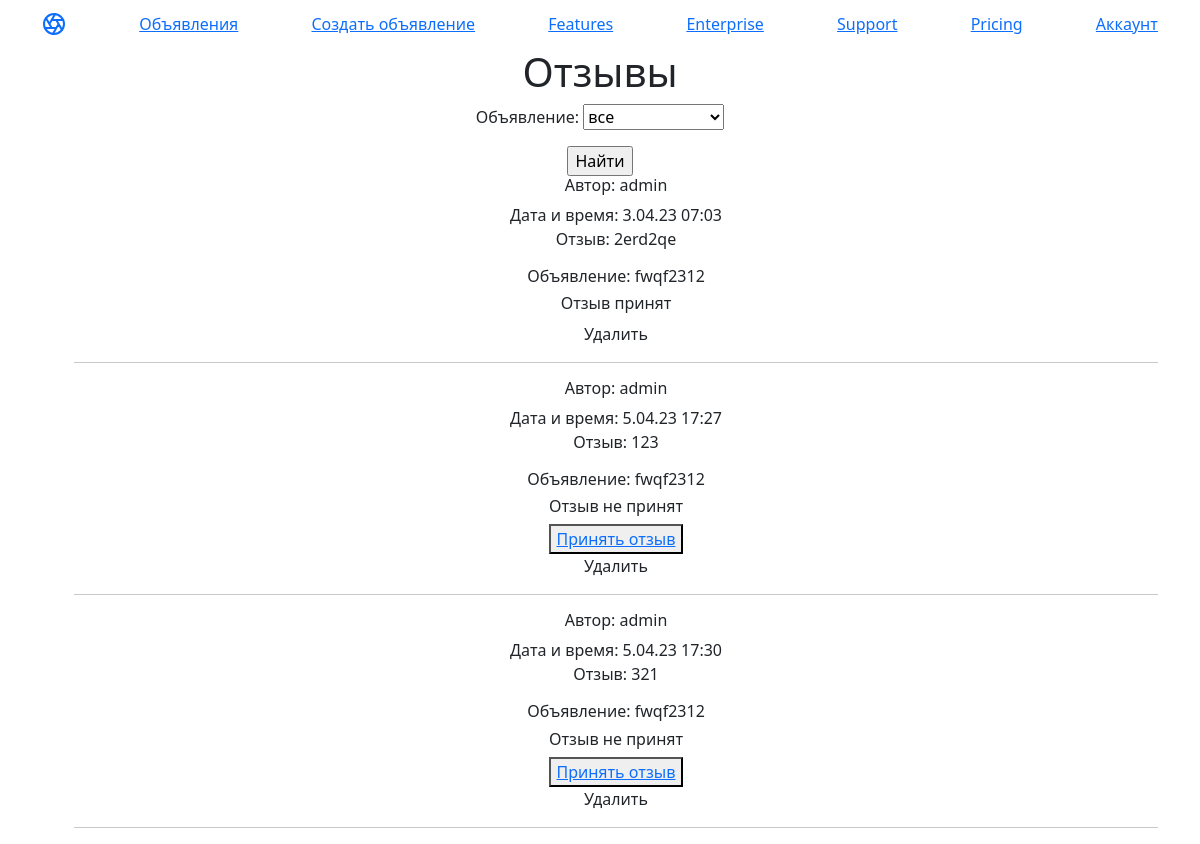
The app's page /accounts/responses/ (signed in), older data.
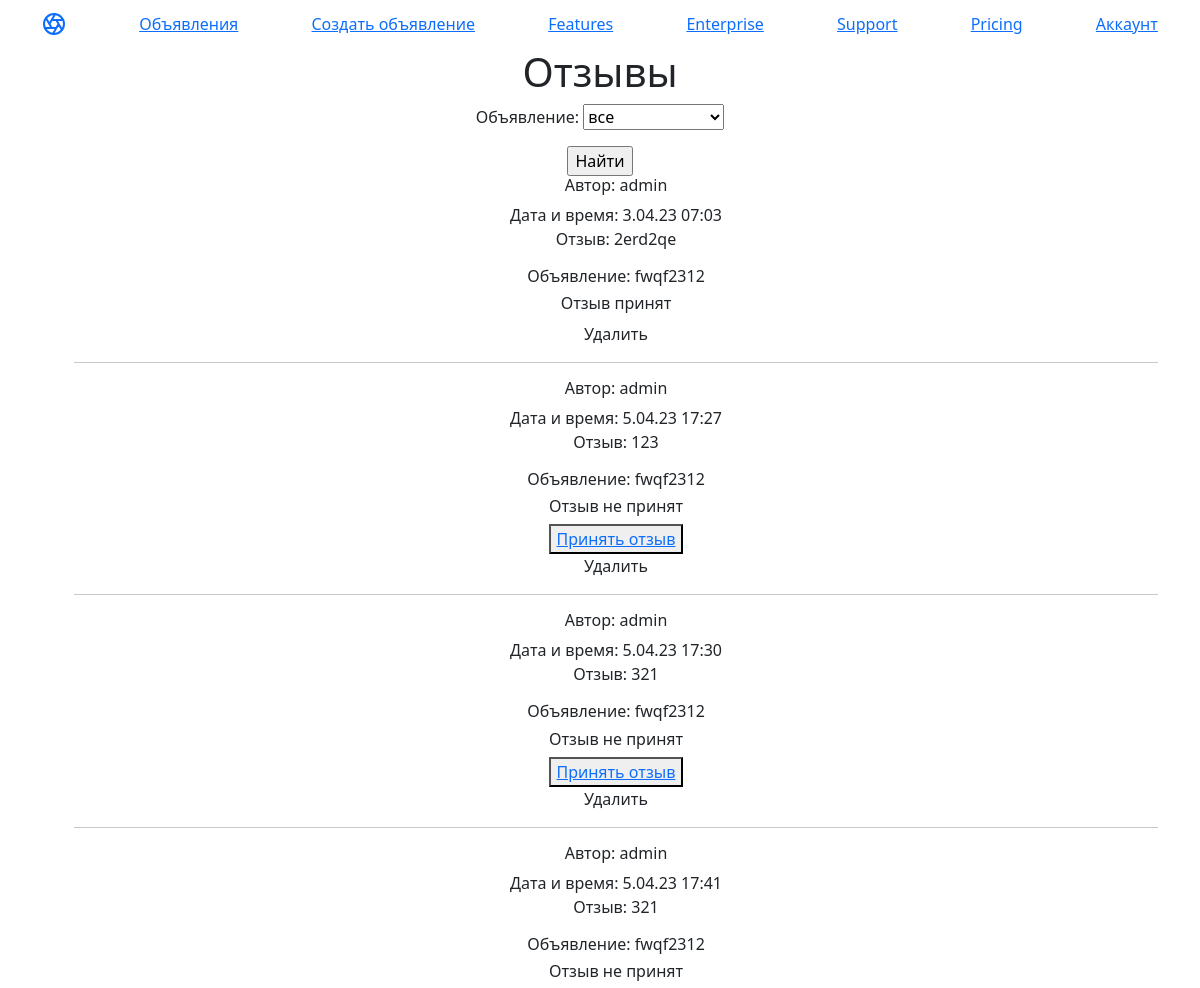
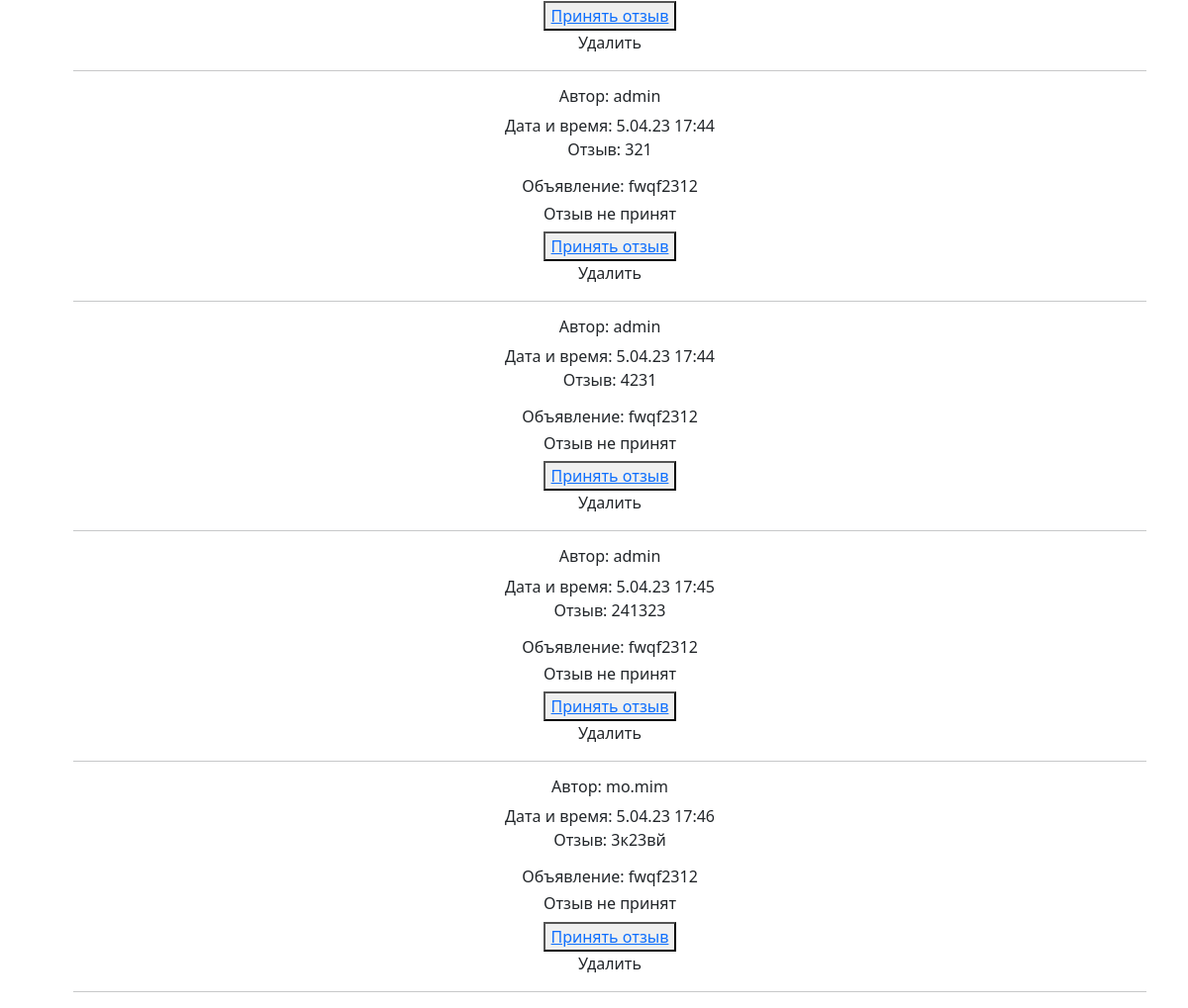
The same page, newer data (2 pictures, top to bottom).
### ads/models.py (models this page shows, shortened)
class Response(models.Model):
    ad = models.ForeignKey(Ad, on_delete=models.CASCADE, related_name='response')
    author = models.ForeignKey(User, on_delete=models.CASCADE)
    date_create = models.DateTimeField(auto_now_add=True)
    text = models.TextField()
    accept = models.BooleanField(default=False)

class Ad(models.Model):
    title = models.CharField(max_length=128)
    text = models.TextField()
    author = models.ForeignKey(User, on_delete=models.CASCADE)
    category = models.CharField(max_length=20, choices=CAT)
    date_create = models.DateTimeField(auto_now_add=True)
    content = models.FileField(upload_to='ad_content/', blank=True)
    def __str__(self):
        return self.title

### personal/views.py (the view)
# urls.py: path('accounts/responses/', ResponseList.as_view(), name='responses'),
class ResponseList(ListView):
    form_class = ResponseForm
    model = Response
    template_name = 'personal/response_list.html'
    context_object_name = 'responses'
    def get_queryset(self):
        queryset = Response.objects.filter(ad__author__username=self.request.user.username)
        self.filterset = ResponseFilter(self.request.GET, queryset)
        return self.filterset.qs
    def get_context_data(self, **kwargs):
        context = super().get_context_data(**kwargs)
        context['filterset'] = self.filterset
        return context

### templates/personal/response_list.html
{% extends 'ads/default.html' %}
{% block content %}
  <h1>Отзывы</h1>
    <form action="" method="get">
       {{ filterset.form.as_p }}
        <input type="submit" value="Найти" />
    </form>
  <ul>
  {% for response in responses %}
    <h6>Автор: {{ response.author }}</h6>
      <time>Дата и время: {{ response.date_create|date:'j.m.y H:i' }}</time>
    <p>Отзыв: {{ response.text }}</p>
    <h6>Объявление: {{ response.ad.title }}</h6>
    {% if response.accept %}
       <h6>Отзыв принят</h6>
    {% else %}
        <h6>Отзыв не принят</h6>
        <button><a href="{% url 'res_accept' response.id %}">Принять отзыв</a></button>
    {% endif %}
        <a class="nav-link" href="{{ response.id }}/delete ">Удалить</a>
    <hr>
  {% empty %}
    <hr>
    <li>Отзывов нет.</li>
  {% endfor %}
  </ul>
{% endblock %}

### templates/ads/default.html (shortened to what this page needs)
<!doctype html>
<html lang="en">
<head>
    <link rel="stylesheet" href="https://cdn.jsdelivr.net/npm/bootstrap@5.2.3/dist/css/bootstrap.min.css">
</head>
<body>
    <header class="site-header sticky-top py-1">
      <nav class="container d-flex flex-column flex-md-row justify-content-between">
        <a class="py-2" href="#" aria-label="Product">
        </a>
        <a class="py-2 d-none d-md-inline-block" href="/ads/">Объявления</a>
        <a class="py-2 d-none d-md-inline-block" href="{% url 'ad_create' %}">Создать объявление</a>
        <a class="py-2 d-none d-md-inline-block" href="#">Features</a>
        <a class="py-2 d-none d-md-inline-block" href="#">Enterprise</a>
        <a class="py-2 d-none d-md-inline-block" href="#">Support</a>
        <a class="py-2 d-none d-md-inline-block" href="#">Pricing</a>
        <a class="py-2 d-none d-md-inline-block" href="/accounts/">Аккаунт</a>
      </nav>
    </header>
    <div class="container">
        <div class="row">
             <div class="col-lg-12 text-center">
                {% block content %}
                {% endblock content %}
            </div>
        </div>
    </div>
</body>
</html>

Row changes from the older to the newer data that the page shows:
added Response: author "admin", date_create "5.04.23 17:41", text "321", ad "fwqf2312", accept "Отзыв не принят"
added Response: author "admin", date_create "5.04.23 17:44", text "321", ad "fwqf2312", accept "Отзыв не принят"
added Response: author "admin", date_create "5.04.23 17:44", text "4231", ad "fwqf2312", accept "Отзыв не принят"
added Response: author "admin", date_create "5.04.23 17:45", text "241323", ad "fwqf2312", accept "Отзыв не принят"
added Response: author "mo.mim", date_create "5.04.23 17:46", text "3к23вй", ad "fwqf2312", accept "Отзыв не принят"
